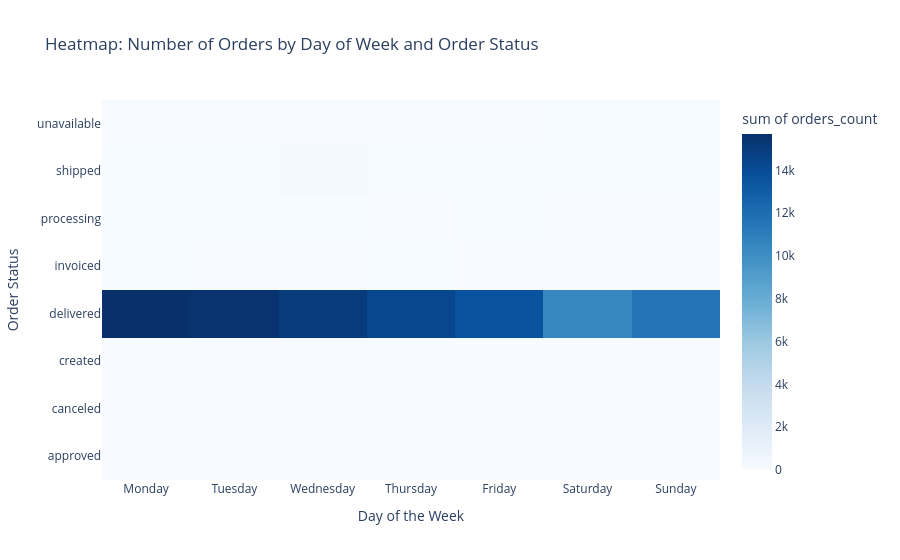

The code cell stored with this chart in its notebook:
### Markdown cell above
## 2. Visualizations

### 2.1 Heatmap with px.density_heatmap

Heatmap: day_of_week vs order_status (intensity = number of orders)

### Code cell
df_heat = df.dropna(subset=["order_purchase_timestamp", "order_status"]).copy()

df_heat["day_of_week"] = df_heat["order_purchase_timestamp"].dt.day_name()

# Order days Monday to Sunday
order_days = ["Monday","Tuesday","Wednesday","Thursday","Friday","Saturday","Sunday"]
df_heat["day_of_week"] = pd.Categorical(df_heat["day_of_week"], categories=order_days, ordered=True)

heat_data = (
    df_heat.groupby(["day_of_week", "order_status"])
    .size()
    .reset_index(name="orders_count")
)
heat_data.head()

fig_heat = px.density_heatmap(
    heat_data,
    x="day_of_week",
    y="order_status",
    z="orders_count",
    color_continuous_scale="Blues",
    title="Heatmap: Number of Orders by Day of Week and Order Status"
)

fig_heat.update_layout(xaxis_title="Day of the Week", yaxis_title="Order Status")
fig_heat.show()
fig_heat.write_image("heatmap_pedidos_todos.png")

### Figure 1 — Plotly figure (JSON) as saved in the notebook; plotly's stock layout.template omitted (floating-point values rounded to 4 significant figures)
{"data": [{"coloraxis": "coloraxis", "histfunc": "sum", "hovertemplate": "day_of_week=%{x}<br>order_status=%{y}<br>sum of orders_count=%{z}<extra></extra>", "name": "", "type": "histogram2d", "x": ["Monday", "Monday", "Monday", "Monday", "Monday", "Monday", "Monday", "Monday", "Tuesday", "Tuesday", "Tuesday", "Tuesday", "Tuesday", "Tuesday", "Tuesday", "Tuesday", "Wednesday", "Wednesday", "Wednesday", "Wednesday", "Wednesday", "Wednesday", "Thursday", "Thursday", "Thursday", "Thursday", "Thursday", "Thursday", "Friday", "Friday", "Friday", "Friday", "Friday", "Friday", "Friday", "Saturday", "Saturday", "Saturday", "Saturday", "Saturday", "Saturday", "Saturday", "Sunday", "Sunday", "Sunday", "Sunday", "Sunday", "Sunday"], "xaxis": "x", "xbingroup": "x", "y": ["approved", "canceled", "created", "delivered", "invoiced", "processing", "shipped", "unavailable", "approved", "canceled", "created", "delivered", "invoiced", "processing", "shipped", "unavailable", "canceled", "delivered", "invoiced", "processing", "shipped", "unavailable", "canceled", "delivered", "invoiced", "processing", "shipped", "unavailable", "canceled", "created", "delivered", "invoiced", "processing", "shipped", "unavailable", "canceled", "created", "delivered", "invoiced", "processing", "shipped", "unavailable", "canceled", "delivered", "invoiced", "processing", "shipped", "unavailable"], "yaxis": "y", "ybingroup": "y", "z": [1, 115, 1, 15701, 51, 53, 172, 102, 1, 112, 2, 15503, 64, 44, 146, 91, 96, 15076, 38, 40, 199, 103, 100, 14323, 60, 35, 153, 90, 72, 1, 13685, 39, 53, 171, 101, 62, 1, 10555, 35, 38, 135, 61, 68, 11635, 27, 38, 131, 61]}], "layout": {"coloraxis": {"colorbar": {"title": {"text": "sum of orders_count"}}, "colorscale": [[0, "rgb(247,251,255)"], [0.125, "rgb(222,235,247)"], [0.25, "rgb(198,219,239)"], [0.375, "rgb(158,202,225)"], [0.5, "rgb(107,174,214)"], [0.625, "rgb(66,146,198)"], [0.75, "rgb(33,113,181)"], [0.875, "rgb(8,81,156)"], [1, "rgb(8,48,107)"]]}, "legend": {"tracegroupgap": 0}, "title": {"text": "Heatmap: Number of Orders by Day of Week and Order Status"}, "xaxis": {"anchor": "y", "domain": [0, 1], "title": {"text": "Day of the Week"}}, "yaxis": {"anchor": "x", "domain": [0, 1], "title": {"text": "Order Status"}}}}
